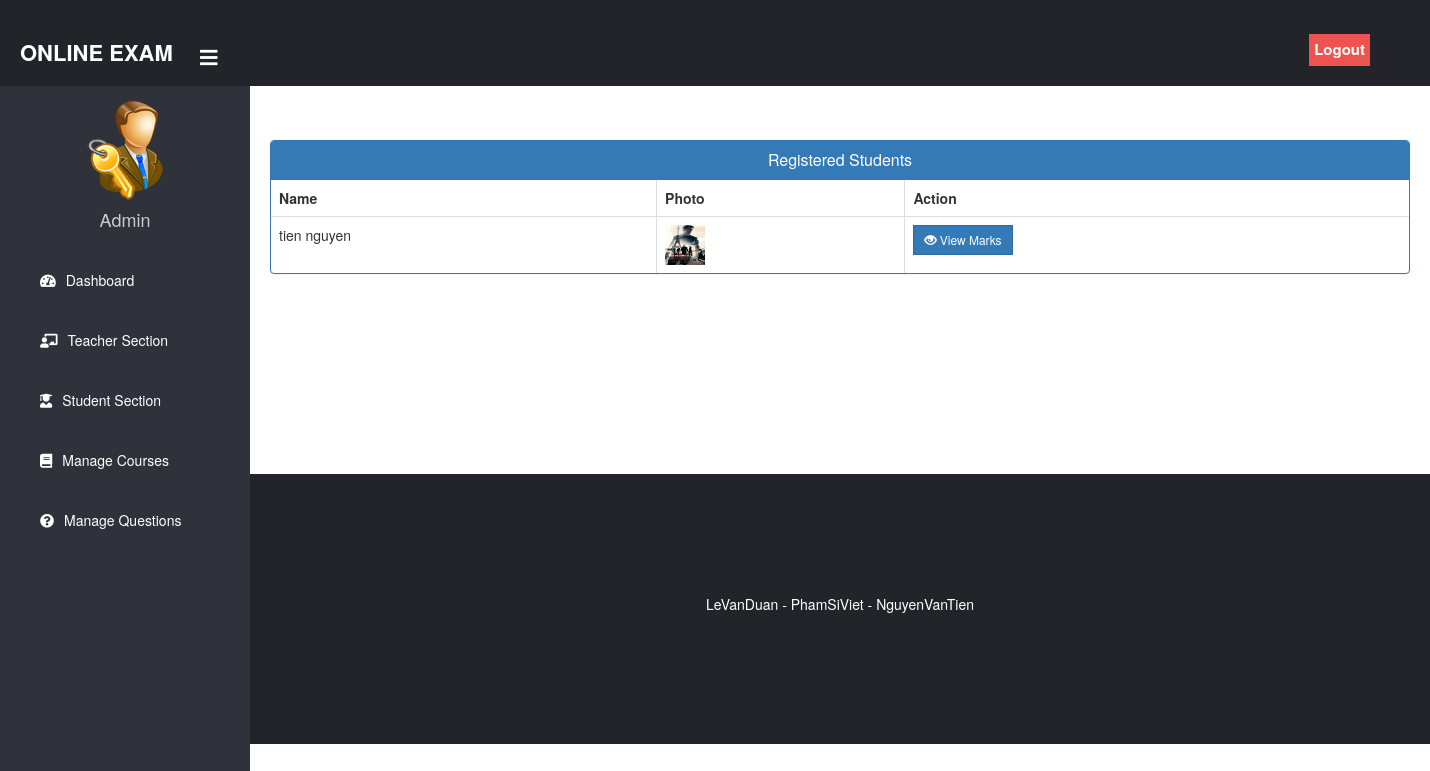
The page /admin-view-student-marks (signed in) on the database as committed earlier.
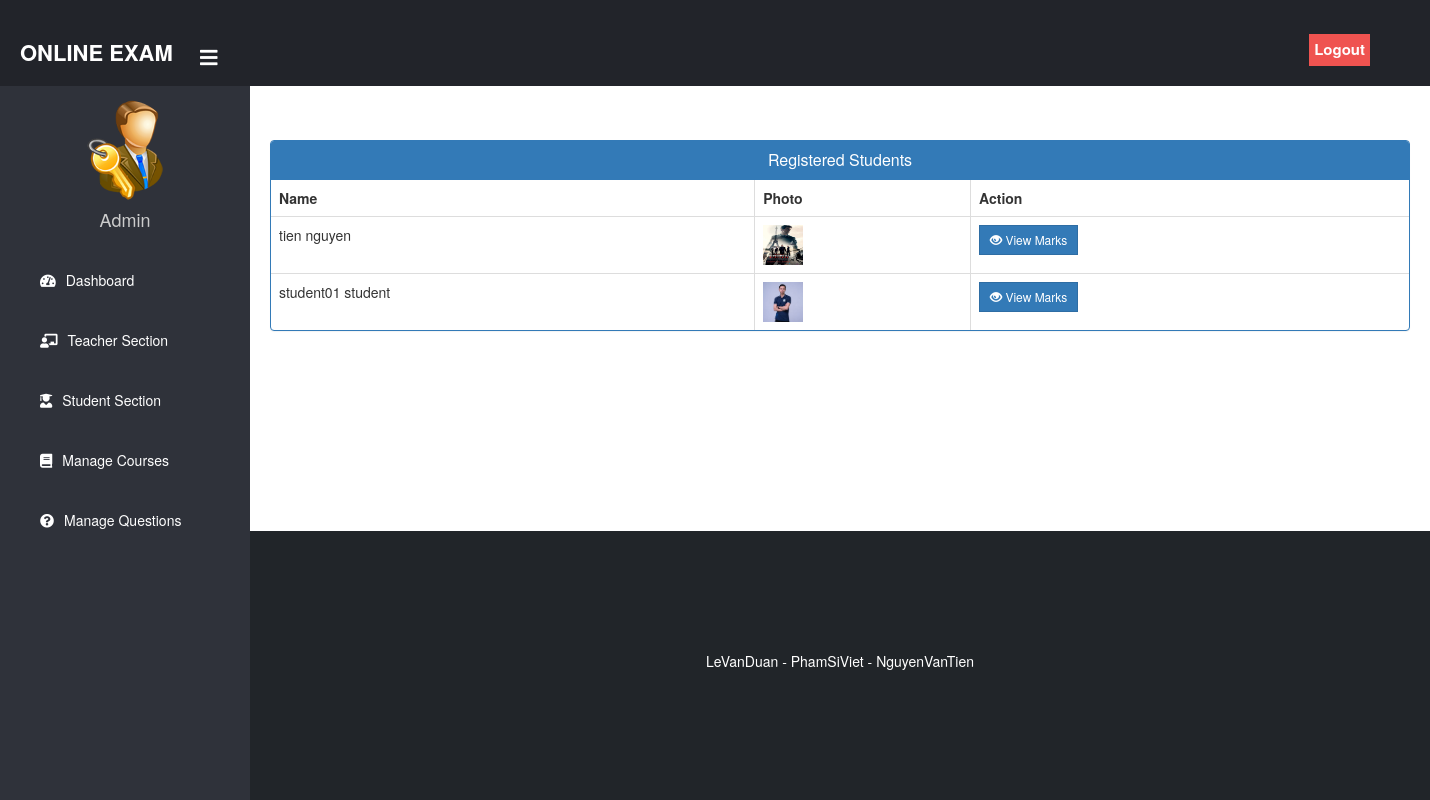
The same page on the database as committed later.
### student/models.py (models this page shows, shortened)
class Student(models.Model):
    user=models.OneToOneField(User,on_delete=models.CASCADE)
    profile_pic= models.ImageField(upload_to='profile_pic/Student/',null=True,blank=True)
    address = models.CharField(max_length=40)
    mobile = models.CharField(max_length=20,null=False)
    @property
    def get_name(self):
        return self.user.first_name+" "+self.user.last_name

### exam/views.py (the view)
# urls.py: path('admin-view-student-marks', views.admin_view_student_marks_view,name='admin-view-student-marks'),
@login_required(login_url='adminlogin')
def admin_view_student_marks_view(request):
    students= SMODEL.Student.objects.all()
    return render(request,'exam/admin_view_student_marks.html',{'students':students})

### templates/exam/admin_view_student_marks.html (shortened to what this page needs)
{% extends 'exam/adminbase.html' %}
{% block content %}
{%load static%}
<head>
  <link href="//netdna.bootstrapcdn.com/bootstrap/3.0.0/css/bootstrap.min.css" rel="stylesheet" id="bootstrap-css">
</head>
<br><br>
<div class="container">
  <div class="panel panel-primary">
    <div class="panel-heading">
      <h6 class="panel-title">Registered Students</h6>
    </div>
    <table class="table table-hover table-bordered" id="dev-table">
      <thead>
        <tr>
          <th>Name</th>
          <th>Photo</th>
          <th>Action</th>
        </tr>
      </thead>
      {% for t in students %}
      <tr>
        <td> {{t.get_name}}</td>
        <td> <img src="{% static t.profile_pic.url %}" alt="Profile Pic" height="40px" width="40px" /></td>
        <td><a class="btn btn-primary btn-sm" style="border-radius: 0%;" href="{% url 'admin-view-marks' t.id  %}"><span class="glyphicon glyphicon-eye-open"></span> View Marks</a></td>
      </tr>
      {% endfor %}
    </table>
  </div>
</div>
<br><br><br><br><br><br>
{% endblock content %}

Rows that differ between the two databases and show on the page:
added Student: get_name "student01 student", profile_pic (picture)
